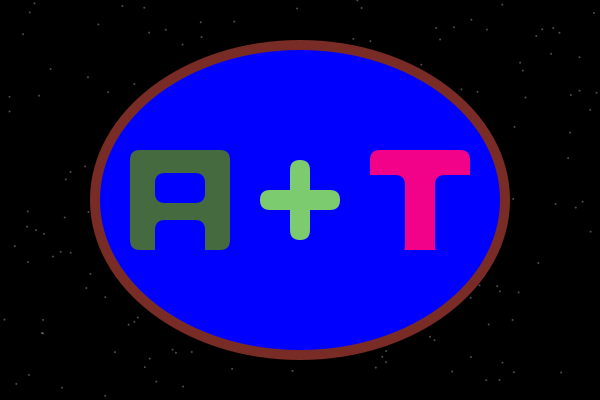
Frame 1 (no input)
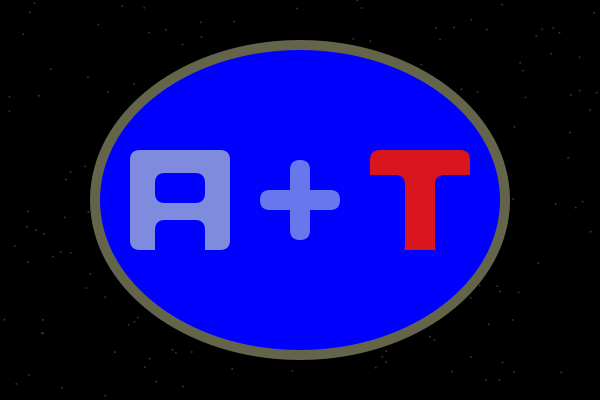
Frame 60 (the mouse pressed at the canvas centre just before this capture)
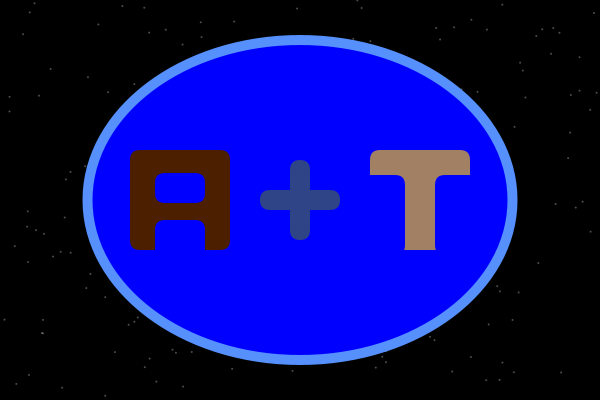
Frame 120 (the mouse held since frame 60 and released just before this capture)

The Processing sketch that drew these frames (run headless with seeded random() and noise(); from frame 60 on, the mouse is pressed at the canvas centre):

// Processing sketch: processing_97421
// ── processing_97421.pde

int distance = 120;
//stars
int numpoints = 200;
float[] a = new float[numpoints];  
float[] b = new float[numpoints]; 


void setup() {
  size(600, 400);
  // for little background cells  
  for (int i = 0; i < numpoints; i++) {  
    a[i] = random(width);  
    b[i] = random(height);
  }
}

void draw() {
  noStroke();
  background(0);
  drawStars();
  drawRound();
  drawA();
  drawPlus();
  drawT();
}


void drawPlus() {
  fill(random(0, 255), random(0, 255), random(0, 255));
  rectMode(CENTER);
  rect(width/2, height/2, 20, 80, 10);
  rect(width/2, height/2, 80, 20, 10);
}

void drawA() {
  fill(random(0, 255), random(0, 255), random(0, 255));
  rectMode(CENTER);
  rect(width/2-distance, height/2, 100, 100, 10);
  fill(0, 0, 255);
  rect(width/2-distance, height/2+45, 50, 50, 10);
  rect(width/2-distance, height/2-12, 50, 30, 10);
}

void drawT() {
  fill(random(0, 255), random(0, 255), random(0, 255));
  rectMode(CENTER);
  rect(width/2+distance, height/2, 100, 100, 10);
  fill(0, 0, 255);
  rectMode(CENTER);
  rect(width/2+distance-40, height/2+15, 50, 80, 10);
  rect(width/2+distance+40, height/2+15, 50, 80, 10);
}

void drawRound() {
  fill(random(0, 255), random(0, 255), random(0, 255));
  ellipse(width/2, height/2, 420+mouseX/20, 320+mouseY/20);
  fill(0, 0, 255);
  ellipse(width/2, height/2, 400+mouseX/20, 300+mouseY/20);


}

void drawStars() {
  fill(255, random(10, 80));  
  for (int i = 0; i < numpoints; i++) {  
    ellipse(a[i], b[i], 2, 2);
  }
}
